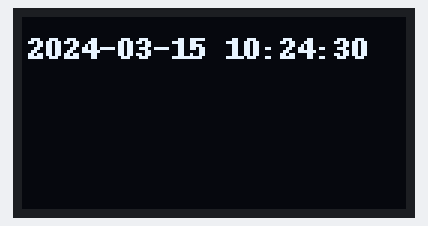
The program below on a simulated Raspberry Pi (BCM pin numbers). Parts: 128×64 one-colour display. The clock reads 2024-03-15 10:24:30 at power-on unless the program sets it.

Above: at 0.2 s.
At 4.6 s:
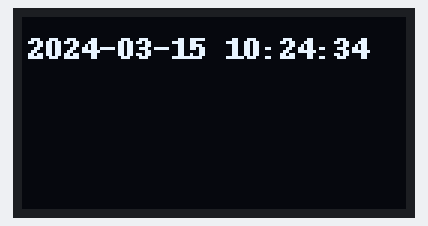
At 7.9 s:
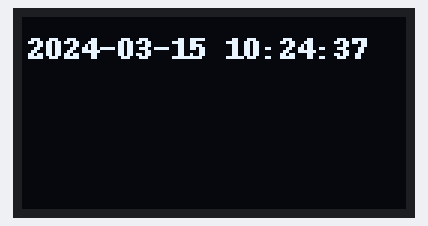
At 18.9 s:
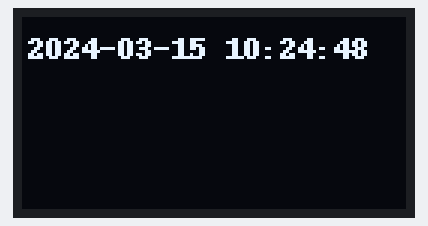
At 28.7 s:
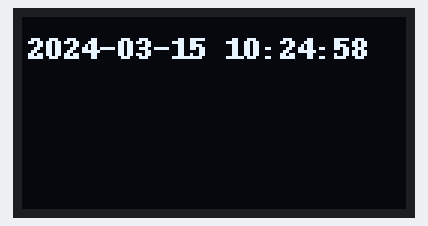
At 38.6 s:
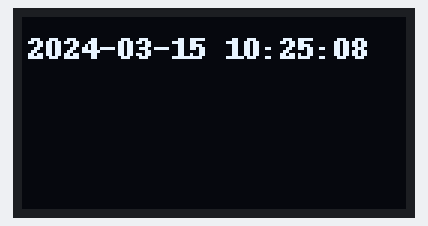

The program:

oled.py
```python
from luma.core.render import canvas
from PIL import ImageFont
import time
from oled_setting import get_device


def stats(oled, content):
    font = ImageFont.load_default()
    with canvas(oled) as draw:
        draw.text((2, 5), content, font=font, fill=255)


def main():
    device = get_device()
    while True:
        localtime = time.strftime("%Y-%m-%d %H:%M:%S", time.localtime())
        stats(device, localtime)
        time.sleep(1)


if __name__ == "__main__":
    main()
```

oled_setting.py
```python
from luma.oled.device import sh1106
from luma.core.interface.serial import i2c


def get_device():
    serial = i2c(port=1, address=0x3C)
    device = sh1106(serial)
    return device
```

Measured:
- what the display in image 0 shows lasts 1.1 s, from 0.2 s to 1.3 s
